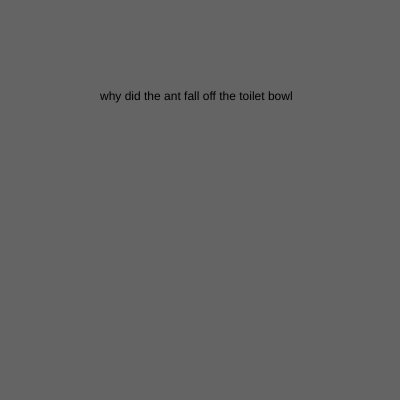
Frame 1 (no input)
Frame 60 (no input): identical to frame 1, image omitted
Frame 120 (the mouse pressed at the canvas centre since frame 60): identical to frame 1, image omitted

The p5.js sketch that drew this single still picture (run headless with seeded random() and noise() and a simulated clock; from frame 60 on, the mouse is pressed at the canvas centre):

// p5.js sketch
// ── sketch.js
var myState = 0;

function setup() {
  // put setup code here
  createCanvas(400, 400);
  background(100);
}

function draw() {
  // put drawing code here
  fill(0);



switch (myState) {

  case 0:
    background(100);
    text('why did the ant fall off the toilet bowl', 100, 100);
    break;

  case 1:
    background(255, 0, 0);
    text('because he got pissed off', 100, 100);
    break;

}

}

function mouseReleased() {
  myState = myState + 1;

}
